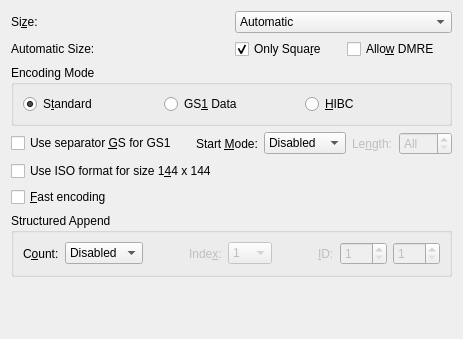
<?xml version="1.0" encoding="UTF-8"?>
<ui version="4.0">
 <class>grpDM</class>
 <widget class="QWidget" name="grpDM">
  <property name="geometry">
   <rect>
    <x>0</x>
    <y>0</y>
    <width>463</width>
    <height>339</height>
   </rect>
  </property>
  <property name="maximumSize">
   <size>
    <width>600</width>
    <height>16777215</height>
   </size>
  </property>
  <property name="windowTitle">
   <string>Form</string>
  </property>
  <layout class="QVBoxLayout" name="verticalLayoutDM">
   <item>
    <layout class="QGridLayout" name="gridLayoutDM">
     <item row="0" column="0">
      <widget class="QLabel" name="lblDMSize">
       <property name="text">
        <string>Si&amp;ze:</string>
       </property>
       <property name="toolTip">
        <string>Set height and width (H x W) of symbol</string>
       </property>
       <property name="buddy">
        <cstring>cmbDMSize</cstring>
       </property>
      </widget>
     </item>
     <item row="0" column="1">
      <widget class="QComboBox" name="cmbDMSize">
       <property name="toolTip">
        <string>Set height and width (H x W) of symbol</string>
       </property>
       <property name="maxVisibleItems">
        <number>21</number>
       </property>
       <item>
        <property name="text">
         <string>Automatic</string>
        </property>
       </item>
       <item>
        <property name="text">
         <string>10 x 10 (Zint 1)</string>
        </property>
       </item>
       <item>
        <property name="text">
         <string>12 x 12 (Zint 2)</string>
        </property>
       </item>
       <item>
        <property name="text">
         <string>14 x 14 (Zint 3)</string>
        </property>
       </item>
       <item>
        <property name="text">
         <string>16 x 16 (Zint 4)</string>
        </property>
       </item>
       <item>
        <property name="text">
         <string>18 x 18 (Zint 5)</string>
        </property>
       </item>
       <item>
        <property name="text">
         <string>20 x 20 (Zint 6)</string>
        </property>
       </item>
       <item>
        <property name="text">
         <string>22 x 22 (Zint 7)</string>
        </property>
       </item>
       <item>
        <property name="text">
         <string>24 x 24 (Zint 8)</string>
        </property>
       </item>
       <item>
        <property name="text">
         <string>26 x 26 (Zint 9)</string>
        </property>
       </item>
       <item>
        <property name="text">
         <string>32 x 32 (Zint 10)</string>
        </property>
       </item>
       <item>
        <property name="text">
         <string>36 x 36 (Zint 11)</string>
        </property>
       </item>
       <item>
        <property name="text">
         <string>40 x 40 (Zint 12)</string>
        </property>
       </item>
       <item>
        <property name="text">
         <string>44 x 44 (Zint 13)</string>
        </property>
       </item>
       <item>
        <property name="text">
         <string>48 x 48 (Zint 14)</string>
        </property>
       </item>
       <item>
        <property name="text">
         <string>52 x 52 (Zint 15)</string>
        </property>
       </item>
       <item>
        <property name="text">
         <string>64 x 64 (Zint 16)</string>
        </property>
       </item>
       <item>
        <property name="text">
         <string>72 x 72 (Zint 17)</string>
        </property>
       </item>
       <item>
        <property name="text">
         <string>80 x 80 (Zint 18)</string>
        </property>
       </item>
       <item>
        <property name="text">
         <string>88 x 88 (Zint 19)</string>
        </property>
       </item>
       <item>
        <property name="text">
         <string>96 x 96 (Zint 20)</string>
        </property>
       </item>
       <item>
        <property name="text">
         <string>104 x 104 (Zint 21)</string>
        </property>
       </item>
       <item>
        <property name="text">
         <string>120 x 120 (Zint 22)</string>
        </property>
       </item>
       <item>
        <property name="text">
         <string>132 x 132 (Zint 23)</string>
        </property>
       </item>
       <item>
        <property name="text">
         <string>144 x 144 (Zint 24)</string>
        </property>
       </item>
       <item>
        <property name="text">
         <string>8 x 18 (Zint 25)</string>
        </property>
       </item>
       <item>
        <property name="text">
         <string>8 x 32 (Zint 26)</string>
        </property>
       </item>
       <item>
        <property name="text">
         <string>12 x 26 (Zint 27)</string>
        </property>
       </item>
       <item>
        <property name="text">
         <string>12 x 36 (Zint 28)</string>
        </property>
       </item>
       <item>
        <property name="text">
         <string>16 x 36 (Zint 29)</string>
        </property>
       </item>
       <item>
        <property name="text">
         <string>16 x 48 (Zint 30)</string>
        </property>
       </item>
       <item>
        <property name="text">
         <string>8 x 48 (DMRE) (Zint 31)</string>
        </property>
       </item>
       <item>
        <property name="text">
         <string>8 x 64 (DMRE) (Zint 32)</string>
        </property>
       </item>
       <item>
        <property name="text">
         <string>8 x 80 (DMRE) (Zint 33)</string>
        </property>
       </item>
       <item>
        <property name="text">
         <string>8 x 96 (DMRE) (Zint 34)</string>
        </property>
       </item>
       <item>
        <property name="text">
         <string>8 x 120 (DMRE) (Zint 35)</string>
        </property>
       </item>
       <item>
        <property name="text">
         <string>8 x 144 (DMRE) (Zint 36)</string>
        </property>
       </item>
       <item>
        <property name="text">
         <string>12 x 64 (DMRE) (Zint 37)</string>
        </property>
       </item>
       <item>
        <property name="text">
         <string>12 x 88 (DMRE) (Zint 38)</string>
        </property>
       </item>
       <item>
        <property name="text">
         <string>16 x 64 (DMRE) (Zint 39)</string>
        </property>
       </item>
       <item>
        <property name="text">
         <string>20 x 36 (DMRE) (Zint 40)</string>
        </property>
       </item>
       <item>
        <property name="text">
         <string>20 x 44 (DMRE) (Zint 41)</string>
        </property>
       </item>
       <item>
        <property name="text">
         <string>20 x 64 (DMRE) (Zint 42)</string>
        </property>
       </item>
       <item>
        <property name="text">
         <string>22 x 48 (DMRE) (Zint 43)</string>
        </property>
       </item>
       <item>
        <property name="text">
         <string>24 x 48 (DMRE) (Zint 44)</string>
        </property>
       </item>
       <item>
        <property name="text">
         <string>24 x 64 (DMRE) (Zint 45)</string>
        </property>
       </item>
       <item>
        <property name="text">
         <string>26 x 40 (DMRE) (Zint 46)</string>
        </property>
       </item>
       <item>
        <property name="text">
         <string>26 x 48 (DMRE) (Zint 47)</string>
        </property>
       </item>
       <item>
        <property name="text">
         <string>26 x 64 (DMRE) (Zint 48)</string>
        </property>
       </item>
      </widget>
     </item>
     <item row="1" column="0">
      <widget class="QLabel" name="lblDMAutoSize">
       <property name="text">
        <string>Automatic Size:</string>
       </property>
       <property name="toolTip">
        <string>Selection criteria when considering
automatic sizes
Normally DMRE sizes are not considered,
but other rectangular versions are
(ignored if disabled)</string>
       </property>
      </widget>
     </item>
     <item row="1" column="1">
      <layout class="QHBoxLayout" name="horzLayoutDMAutoSizeChecks">
       <item>
        <widget class="QCheckBox" name="chkDMRectangle">
         <property name="text">
          <string>Only Squa&amp;re</string>
         </property>
         <property name="toolTip">
          <string>Only consider square versions on automatic symbol
size selection, suppressing rectangular versions
(ignored if disabled)</string>
         </property>
         <property name="checked">
          <bool>true</bool>
         </property>
        </widget>
       </item>
       <item>
        <widget class="QCheckBox" name="chkDMRE">
         <property name="text">
          <string>Allo&amp;w DMRE</string>
         </property>
         <property name="toolTip">
          <string>Consider Data Matrix Rectangular Extension (DMRE)
versions on automatic symbol size selection
(ignored if disabled)</string>
         </property>
         <property name="checked">
          <bool>false</bool>
         </property>
        </widget>
       </item>
      </layout>
     </item>
    </layout>
   </item>
   <item>
    <widget class="QGroupBox" name="groupBoxDMEncodingMode">
     <property name="title">
      <string>Encoding Mode</string>
     </property>
     <property name="toolTip">
      <string>How to process data</string>
     </property>
     <layout class="QGridLayout" name="gridLayoutDMEncodingMode">
      <property name="sizeConstraint">
       <enum>QLayout::SetMinimumSize</enum>
      </property>
      <item row="0" column="0">
       <widget class="QRadioButton" name="radDMStand">
        <property name="text">
         <string>S&amp;tandard</string>
        </property>
        <property name="toolTip">
         <string>Process data as normal</string>
        </property>
        <property name="checked">
         <bool>true</bool>
        </property>
       </widget>
      </item>
      <item row="0" column="1">
       <widget class="QRadioButton" name="radDMGS1">
        <property name="text">
         <string>GS&amp;1 Data</string>
        </property>
        <property name="toolTip">
         <string>Process data as GS1 General Specifications data,
formatted with Application Identifiers (AIs)</string>
        </property>
       </widget>
      </item>
      <item row="0" column="2">
       <widget class="QRadioButton" name="radDMHIBC">
        <property name="text">
         <string>&amp;HIBC</string>
        </property>
        <property name="toolTip">
         <string>Process data as a Health Industry Barcode (HIBC)
Labeler Identification Code (LIC)
For Provider Applications Standard (PAS), preface
the data with a slash &quot;/&quot;</string>
        </property>
       </widget>
      </item>
     </layout>
    </widget>
   </item>
   <item>
    <layout class="QGridLayout" name="gridLayoutModeOpts">
     <item row="0" column="0">
      <widget class="QCheckBox" name="chkDMGSSep">
       <property name="text">
        <string>Use separator &amp;GS for GS1</string>
       </property>
       <property name="toolTip">
        <string>Use Group Separator (ASCII 0x1D) to separate GS1 AIs
instead of the preferred FNC1
(ignored if disabled)</string>
       </property>
       <property name="checked">
        <bool>false</bool>
       </property>
      </widget>
     </item>
     <item row="0" column="1">
      <layout class="QHBoxLayout" name="horzLayoutDMStartMode">
       <item>
        <widget class="QLabel" name="lblDMStartMode">
         <property name="text">
          <string>Start &amp;Mode:</string>
         </property>
         <property name="toolTip">
          <string>Mode to start encodation in</string>
         </property>
         <property name="buddy">
          <cstring>cmbDMStartMode</cstring>
         </property>
        </widget>
       </item>
       <item>
        <widget class="QComboBox" name="cmbDMStartMode">
         <property name="toolTip">
          <string>Select mode to start encodation in</string>
         </property>
         <item>
          <property name="text">
           <string>Disabled</string>
          </property>
         </item>
         <item>
          <property name="text">
           <string>Base 256</string>
          </property>
         </item>
         <item>
          <property name="text">
           <string>C40</string>
          </property>
         </item>
        </widget>
       </item>
       <item>
        <widget class="QLabel" name="lblDMStartModeLength">
         <property name="enabled">
          <bool>false</bool>
         </property>
         <property name="text">
          <string>Le&amp;ngth:</string>
         </property>
         <property name="toolTip">
          <string>Number of initial characters
to encode in Start Mode
(ignored if disabled)</string>
         </property>
         <property name="buddy">
          <cstring>spnDMStartModeLength</cstring>
         </property>
        </widget>
       </item>
       <item>
        <widget class="QSpinBox" name="spnDMStartModeLength">
         <property name="enabled">
          <bool>false</bool>
         </property>
         <property name="toolTip">
          <string>Number of initial characters
to encode in Start Mode
(ignored if disabled)</string>
         </property>
         <property name="minimum">
          <number>0</number>
         </property>
         <property name="maximum">
          <number>3116</number>
         </property>
         <property name="value">
          <number>0</number>
         </property>
         <property name="specialValueText">
          <string>All</string>
         </property>
        </widget>
       </item>
	  </layout>
     </item>
	</layout>
   </item>
   <item>
    <widget class="QCheckBox" name="chkDMISO144">
     <property name="text">
      <string>Use ISO format for size 1&amp;44 x 144</string>
     </property>
     <property name="toolTip">
      <string>Do not rotate ECC placement for 144 x 144
(Zint 24) sized symbols</string>
     </property>
     <property name="checked">
      <bool>false</bool>
     </property>
    </widget>
   </item>
   <item>
    <widget class="QCheckBox" name="chkDMFast">
     <property name="text">
      <string>&amp;Fast encoding</string>
     </property>
     <property name="toolTip">
      <string>Use a faster but less optimal algorithm
for encoding the data</string>
     </property>
     <property name="checked">
      <bool>false</bool>
     </property>
    </widget>
   </item>
   <item>
    <widget class="QGroupBox" name="groupBoxDMStructApp">
     <property name="title">
      <string>Structured Append</string>
     </property>
     <property name="toolTip">
      <string>Data Matrix supports Structured Append of up to
16 symbols</string>
     </property>
     <layout class="QGridLayout" name="gridLayoutDMStructApp">
      <item row="0" column="0">
       <widget class="QLabel" name="lblDMStructAppCount">
        <property name="text">
         <string>C&amp;ount:</string>
        </property>
        <property name="alignment">
         <set>Qt::AlignLeft|Qt::AlignLeading|Qt::AlignVCenter</set>
        </property>
        <property name="buddy">
         <cstring>cmbDMStructAppCount</cstring>
        </property>
        <property name="toolTip">
         <string>Mark symbol as part of a Structured Append sequence
containing a total of this number of symbols
Value ranges from 2 to 16</string>
        </property>
       </widget>
      </item>
      <item row="0" column="1">
       <widget class="QComboBox" name="cmbDMStructAppCount">
        <property name="sizePolicy">
         <sizepolicy hsizetype="Preferred" vsizetype="Fixed">
          <horstretch>0</horstretch>
          <verstretch>0</verstretch>
         </sizepolicy>
        </property>
        <property name="toolTip">
         <string>Mark symbol as part of a Structured Append sequence
containing a total of this number of symbols
Value ranges from 2 to 16</string>
        </property>
        <item>
         <property name="text">
          <string>Disabled</string>
         </property>
        </item>
        <item>
         <property name="text">
          <string>2</string>
         </property>
        </item>
        <item>
         <property name="text">
          <string>3</string>
         </property>
        </item>
        <item>
         <property name="text">
          <string>4</string>
         </property>
        </item>
        <item>
         <property name="text">
          <string>5</string>
         </property>
        </item>
        <item>
         <property name="text">
          <string>6</string>
         </property>
        </item>
        <item>
         <property name="text">
          <string>7</string>
         </property>
        </item>
        <item>
         <property name="text">
          <string>8</string>
         </property>
        </item>
        <item>
         <property name="text">
          <string>9</string>
         </property>
        </item>
        <item>
         <property name="text">
          <string>10</string>
         </property>
        </item>
        <item>
         <property name="text">
          <string>11</string>
         </property>
        </item>
        <item>
         <property name="text">
          <string>12</string>
         </property>
        </item>
        <item>
         <property name="text">
          <string>13</string>
         </property>
        </item>
        <item>
         <property name="text">
          <string>14</string>
         </property>
        </item>
        <item>
         <property name="text">
          <string>15</string>
         </property>
        </item>
        <item>
         <property name="text">
          <string>16</string>
         </property>
        </item>
       </widget>
      </item>
      <item row="0" column="2">
       <spacer name="spacerDMStructApp2">
        <property name="orientation">
         <enum>Qt::Horizontal</enum>
        </property>
        <property name="sizeHint">
         <size>
          <width>10</width>
          <height>20</height>
         </size>
        </property>
       </spacer>
      </item>
      <item row="0" column="3">
       <widget class="QLabel" name="lblDMStructAppIndex">
        <property name="enabled">
         <bool>false</bool>
        </property>
        <property name="text">
         <string>Inde&amp;x:</string>
        </property>
        <property name="alignment">
         <set>Qt::AlignLeft|Qt::AlignLeading|Qt::AlignVCenter</set>
        </property>
        <property name="buddy">
         <cstring>cmbDMStructAppIndex</cstring>
        </property>
        <property name="toolTip">
         <string>Position of symbol in Structured Append sequence
Value ranges from 1 to count
(ignored if disabled)</string>
        </property>
       </widget>
      </item>
      <item row="0" column="4">
       <widget class="QComboBox" name="cmbDMStructAppIndex">
        <property name="enabled">
         <bool>false</bool>
        </property>
        <property name="sizePolicy">
         <sizepolicy hsizetype="Preferred" vsizetype="Fixed">
          <horstretch>0</horstretch>
          <verstretch>0</verstretch>
         </sizepolicy>
        </property>
        <property name="toolTip">
         <string>Position of symbol in Structured Append sequence
Value ranges from 1 to count
(ignored if disabled)</string>
        </property>
        <item>
         <property name="text">
          <string>1</string>
         </property>
        </item>
        <item>
         <property name="text">
          <string>2</string>
         </property>
        </item>
        <item>
         <property name="text">
          <string>3</string>
         </property>
        </item>
        <item>
         <property name="text">
          <string>4</string>
         </property>
        </item>
        <item>
         <property name="text">
          <string>5</string>
         </property>
        </item>
        <item>
         <property name="text">
          <string>6</string>
         </property>
        </item>
        <item>
         <property name="text">
          <string>7</string>
         </property>
        </item>
        <item>
         <property name="text">
          <string>8</string>
         </property>
        </item>
        <item>
         <property name="text">
          <string>9</string>
         </property>
        </item>
        <item>
         <property name="text">
          <string>10</string>
         </property>
        </item>
        <item>
         <property name="text">
          <string>11</string>
         </property>
        </item>
        <item>
         <property name="text">
          <string>12</string>
         </property>
        </item>
        <item>
         <property name="text">
          <string>13</string>
         </property>
        </item>
        <item>
         <property name="text">
          <string>14</string>
         </property>
        </item>
        <item>
         <property name="text">
          <string>15</string>
         </property>
        </item>
        <item>
         <property name="text">
          <string>16</string>
         </property>
        </item>
       </widget>
      </item>
      <item row="0" column="5">
       <spacer name="spacerDMStructApp5">
        <property name="orientation">
         <enum>Qt::Horizontal</enum>
        </property>
        <property name="sizeHint">
         <size>
          <width>10</width>
          <height>20</height>
         </size>
        </property>
       </spacer>
      </item>
      <item row="0" column="6">
       <widget class="QLabel" name="lblDMStructAppID">
        <property name="enabled">
         <bool>false</bool>
        </property>
        <property name="toolTip">
         <string>File IDs to indicate that symbols belong to
the same Structured Append sequence
Value of each ID ranges from 1 to 254
(ignored if disabled)</string>
        </property>
        <property name="text">
         <string>&amp;ID:</string>
        </property>
        <property name="alignment">
         <set>Qt::AlignLeft|Qt::AlignLeading|Qt::AlignVCenter</set>
        </property>
        <property name="buddy">
         <cstring>spnDMStructAppID</cstring>
        </property>
       </widget>
      </item>
      <item row="0" column="7">
       <widget class="QSpinBox" name="spnDMStructAppID">
        <property name="enabled">
         <bool>false</bool>
        </property>
        <property name="toolTip">
         <string>File ID1 to indicate that symbols belong to
the same Structured Append sequence
Value ranges from 1 to 254
(ignored if disabled)</string>
        </property>
        <property name="minimum">
         <number>1</number>
        </property>
        <property name="maximum">
         <number>254</number>
        </property>
        <property name="value">
         <number>1</number>
        </property>
       </widget>
      </item>
      <item row="0" column="8">
       <widget class="QSpinBox" name="spnDMStructAppID2">
        <property name="enabled">
         <bool>false</bool>
        </property>
        <property name="toolTip">
         <string>File ID2 to indicate that symbols belong to
the same Structured Append sequence
Value ranges from 1 to 254
(ignored if disabled)</string>
        </property>
        <property name="minimum">
         <number>1</number>
        </property>
        <property name="maximum">
         <number>254</number>
        </property>
        <property name="value">
         <number>1</number>
        </property>
       </widget>
      </item>
     </layout>
    </widget>
   </item>
   <item>
    <spacer name="verticalSpacerDM">
     <property name="orientation">
      <enum>Qt::Vertical</enum>
     </property>
     <property name="sizeHint" stdset="0">
      <size>
       <width>20</width>
       <height>0</height>
      </size>
     </property>
    </spacer>
   </item>
  </layout>
 </widget>
 <resources/>
 <connections/>
</ui>
